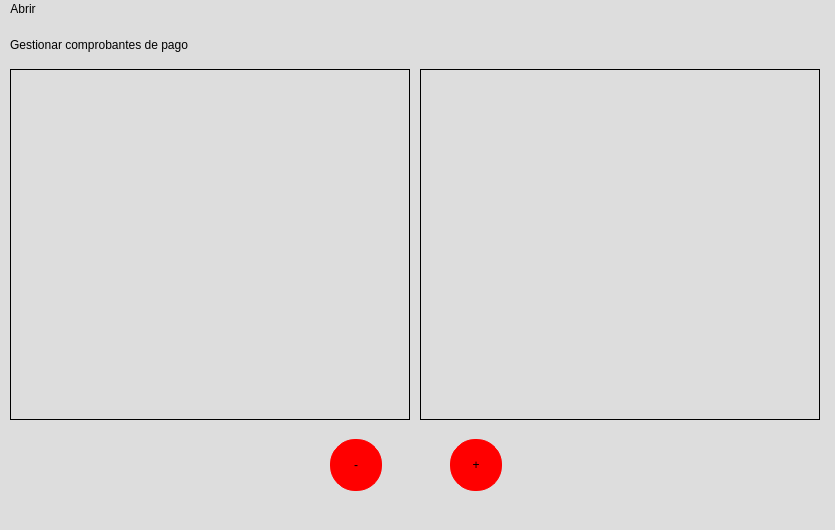
<?xml version="1.0" encoding="UTF-8"?>
<ui version="4.0">
 <class>MainWindow</class>
 <widget class="QMainWindow" name="MainWindow">
  <property name="geometry">
   <rect>
    <x>0</x>
    <y>0</y>
    <width>835</width>
    <height>530</height>
   </rect>
  </property>
  <property name="windowTitle">
   <string>MainWindow</string>
  </property>
  <property name="styleSheet">
   <string notr="true">background-color: rgb(221, 221, 221);</string>
  </property>
  <widget class="QWidget" name="centralwidget">
   <widget class="QLabel" name="visor">
    <property name="geometry">
     <rect>
      <x>10</x>
      <y>50</y>
      <width>400</width>
      <height>351</height>
     </rect>
    </property>
    <property name="minimumSize">
     <size>
      <width>0</width>
      <height>0</height>
     </size>
    </property>
    <property name="maximumSize">
     <size>
      <width>500</width>
      <height>500</height>
     </size>
    </property>
    <property name="frameShape">
     <enum>QFrame::Box</enum>
    </property>
    <property name="text">
     <string/>
    </property>
   </widget>
   <widget class="QPushButton" name="original">
    <property name="geometry">
     <rect>
      <x>330</x>
      <y>420</y>
      <width>52</width>
      <height>52</height>
     </rect>
    </property>
    <property name="minimumSize">
     <size>
      <width>52</width>
      <height>52</height>
     </size>
    </property>
    <property name="styleSheet">
     <string notr="true"> background-color: red;
font: 75 48pt &quot;Times New Roman&quot;;
 border-style: solid;
 border-width:1px;
 border-radius:25px;
 border-color: red;
 max-width:50px;
 max-height:50px;
 min-width:50px;
 min-height:50px;</string>
    </property>
    <property name="text">
     <string>-</string>
    </property>
   </widget>
   <widget class="QPushButton" name="agregarfoto">
    <property name="geometry">
     <rect>
      <x>450</x>
      <y>420</y>
      <width>52</width>
      <height>52</height>
     </rect>
    </property>
    <property name="minimumSize">
     <size>
      <width>52</width>
      <height>52</height>
     </size>
    </property>
    <property name="styleSheet">
     <string notr="true"> background-color: red;
font: 75 36pt &quot;Times New Roman&quot;;
 border-style: solid;
 border-width:1px;
 border-radius:25px;
 border-color: red;
 max-width:50px;
 max-height:50px;
 min-width:50px;
 min-height:50px;</string>
    </property>
    <property name="text">
     <string>+</string>
    </property>
   </widget>
   <widget class="QLabel" name="label">
    <property name="geometry">
     <rect>
      <x>10</x>
      <y>10</y>
      <width>271</width>
      <height>31</height>
     </rect>
    </property>
    <property name="styleSheet">
     <string notr="true">font: 75 italic 14pt &quot;Times New Roman&quot;;</string>
    </property>
    <property name="text">
     <string>Gestionar comprobantes de pago</string>
    </property>
   </widget>
   <widget class="QLabel" name="visor_2">
    <property name="geometry">
     <rect>
      <x>420</x>
      <y>50</y>
      <width>400</width>
      <height>351</height>
     </rect>
    </property>
    <property name="minimumSize">
     <size>
      <width>0</width>
      <height>0</height>
     </size>
    </property>
    <property name="maximumSize">
     <size>
      <width>500</width>
      <height>500</height>
     </size>
    </property>
    <property name="frameShape">
     <enum>QFrame::Box</enum>
    </property>
    <property name="text">
     <string/>
    </property>
   </widget>
  </widget>
  <widget class="QMenuBar" name="menubar">
   <property name="geometry">
    <rect>
     <x>0</x>
     <y>0</y>
     <width>835</width>
     <height>21</height>
    </rect>
   </property>
   <widget class="QMenu" name="menuAbrir">
    <property name="title">
     <string>Abrir</string>
    </property>
    <addaction name="actionFoto"/>
    <addaction name="actionCerrar"/>
   </widget>
   <addaction name="menuAbrir"/>
  </widget>
  <widget class="QStatusBar" name="statusbar"/>
  <action name="actionFoto">
   <property name="text">
    <string>Foto</string>
   </property>
  </action>
  <action name="actionCerrar">
   <property name="text">
    <string>Cerrar</string>
   </property>
  </action>
 </widget>
 <resources/>
 <connections>
  <connection>
   <sender>original</sender>
   <signal>clicked()</signal>
   <receiver>visor</receiver>
   <slot>clear()</slot>
   <hints>
    <hint type="sourcelabel">
     <x>358</x>
     <y>490</y>
    </hint>
    <hint type="destinationlabel">
     <x>276</x>
     <y>360</y>
    </hint>
   </hints>
  </connection>
  <connection>
   <sender>original</sender>
   <signal>clicked()</signal>
   <receiver>visor_2</receiver>
   <slot>clear()</slot>
   <hints>
    <hint type="sourcelabel">
     <x>356</x>
     <y>464</y>
    </hint>
    <hint type="destinationlabel">
     <x>486</x>
     <y>384</y>
    </hint>
   </hints>
  </connection>
 </connections>
</ui>
